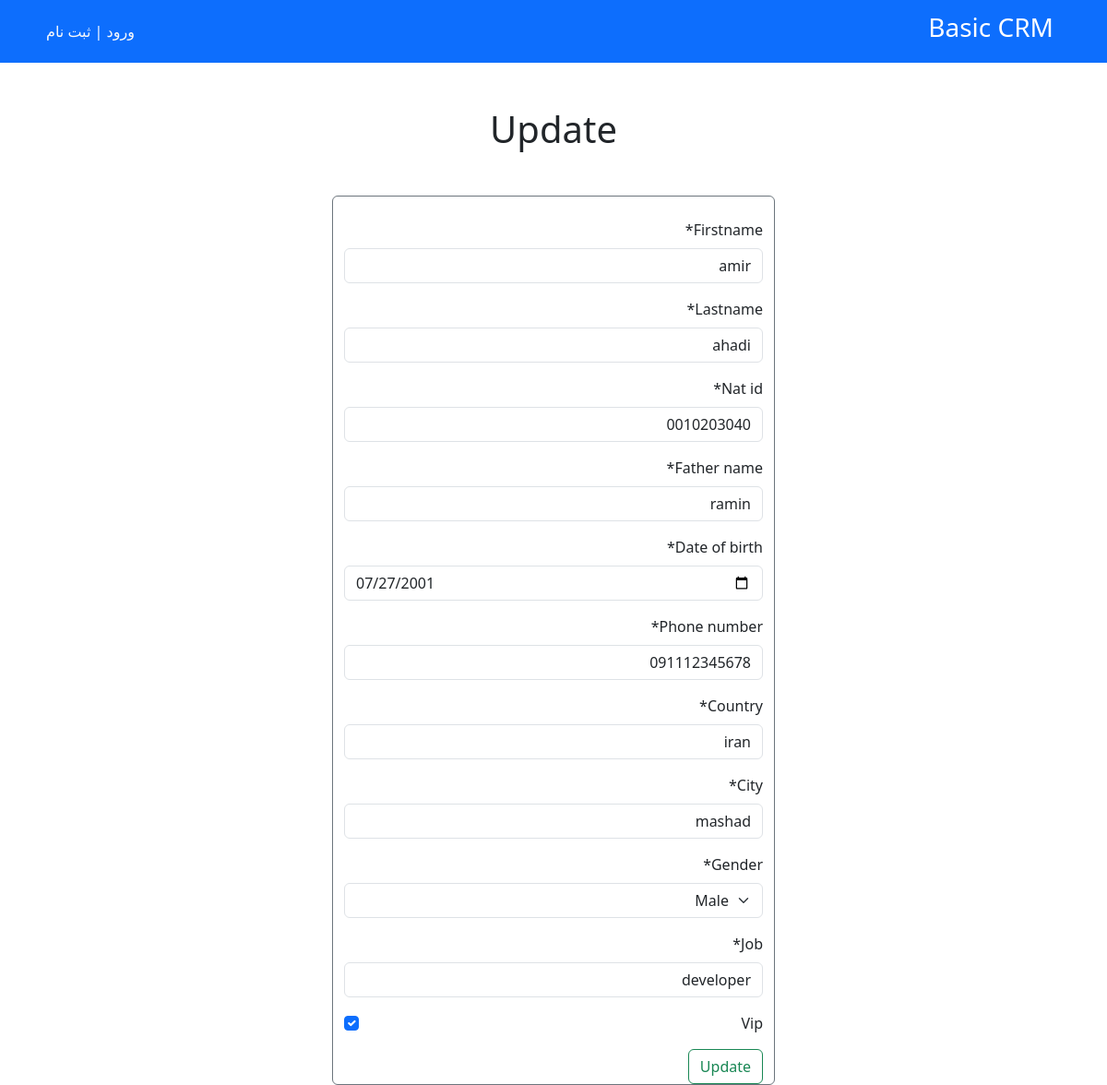
/1/update, run on an earlier commit of the app's database.
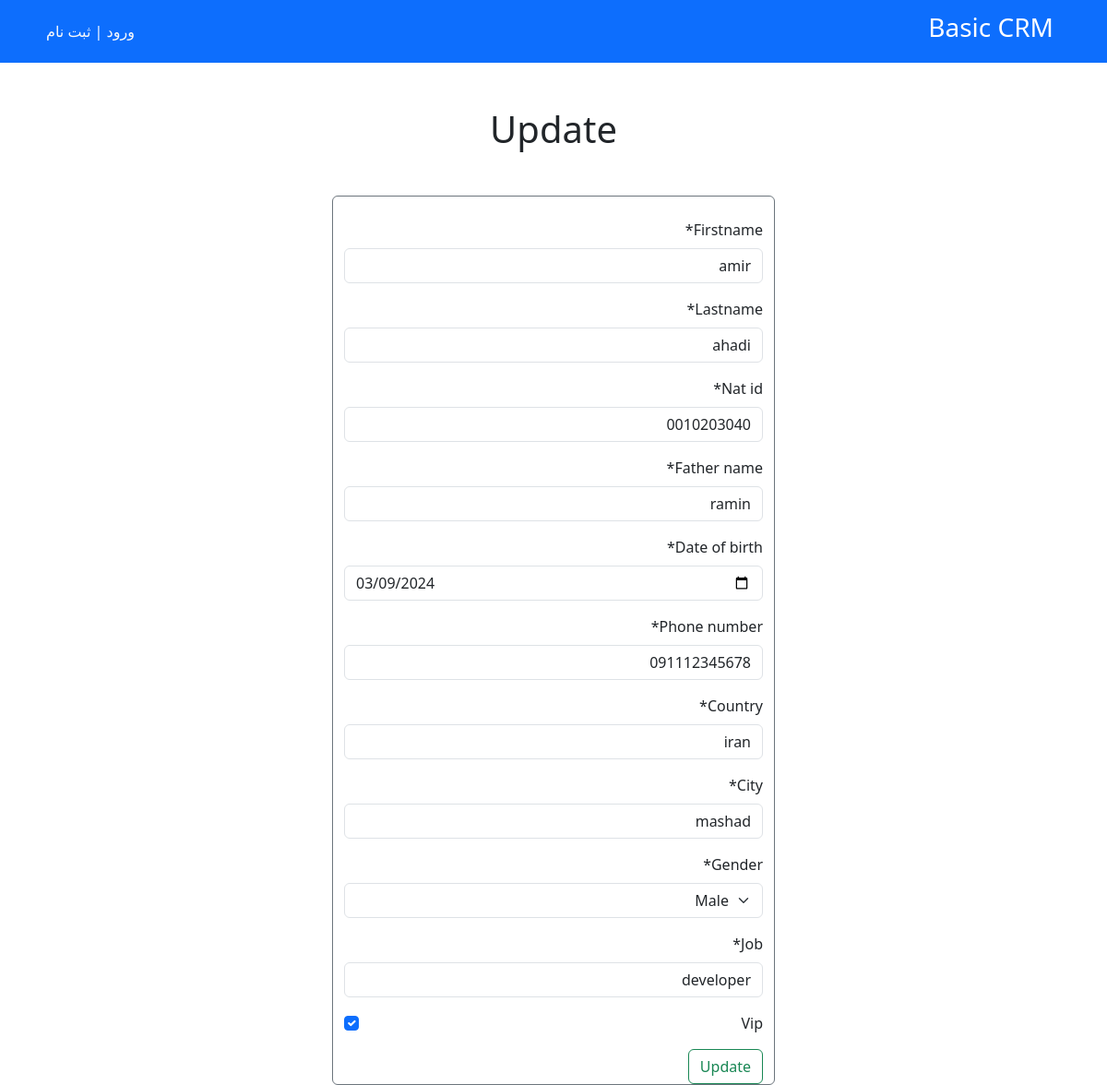
And on a later commit of the database.
### customers/models.py (models this page shows, shortened)
class Customer(models.Model):
    GENDER_CHOICES = (
        ('1', 'Male'),
        ('2', 'Female'),
        ('3', 'Other'),
    )
    firstname = models.CharField(max_length=100)
    lastname = models.CharField(max_length=100)
    nat_id = models.CharField(max_length=10)
    father_name = models.CharField(max_length=100)
    date_of_birth = models.DateField()
    phone_number = models.CharField(max_length=12)
    country = models.CharField(max_length=50)
    city = models.CharField(max_length=50)
    gender = models.CharField(choices=GENDER_CHOICES, max_length=1)
    job = models.CharField(max_length=100)
    vip = models.BooleanField(default=False)
    datetime_created = models.DateTimeField(auto_now_add=True)
    datetime_modified = models.DateTimeField(auto_now=True)

### customers/views.py (the view)
# urls.py: path('<int:pk>/update', CustomerUpdateView.as_view(), name="customer_update"),
class CustomerUpdateView(generic.UpdateView):
    model = Customer
    form_class = CustomerForm
    template_name = 'customers/customer_update.html'
    success_url = reverse_lazy('customers_list')

### customers/forms.py
class CustomerForm(forms.ModelForm):
    class Meta:
        model = Customer
        fields = ['firstname', 'lastname', 'nat_id', 'father_name', 'date_of_birth', 'phone_number', 'country', 'city',
                  'gender', 'job', 'vip', ]
        widgets = {
            'date_of_birth': forms.TextInput(attrs={'type': 'date'}),
        }

### customers/templates/customers/customer_update.html (shortened to what this page needs)
{% extends '_base.html' %}
{% load crispy_forms_tags %}
{% block content %}
    <h1 class="d-flex justify-content-center mt-5">Update</h1>
    <div class="d-flex justify-content-center mt-5">
        <div class="card border-secondary" style="width:30rem;">
            <div class="container mt-4">
                <form action="" method="POST">
                    {{ form|crispy }}
                    <button type="submit" class="btn btn-outline-success">Update</button>
                </form>
            </div>
        </div>
    </div>
{% endblock content %}

What changed in the data, as far as the page shows it:
changed Customer "amir": date_of_birth "07/27/2001" → "03/09/2024"
